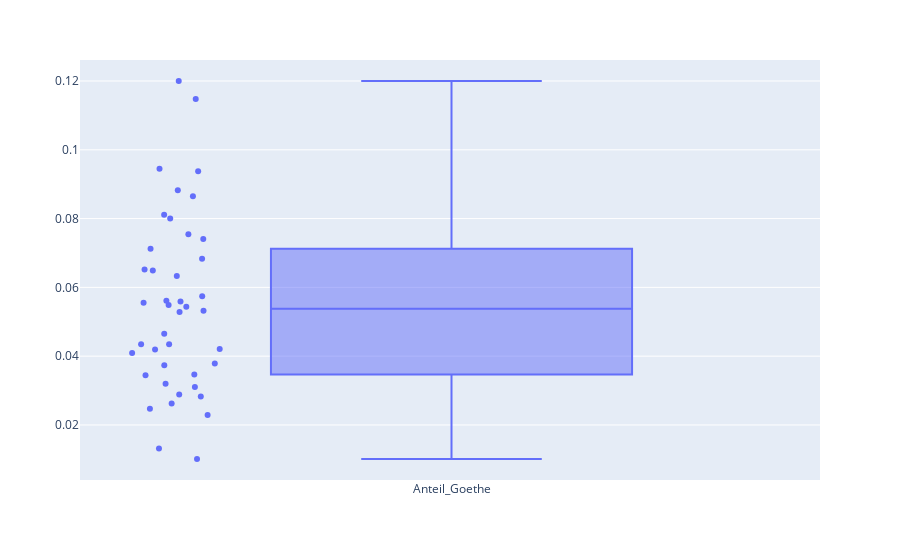

Notebook cell for this chart:
### Code cell
metrik = 'AnzahlZuLesen'

data_plot = pd.DataFrame()
for leseliste in leselisten:
    data_leseliste = data[data[leseliste] > 0].copy()
    data_leseliste['ListeAnzahlGenannt'] = 1
    data_leseliste['ListeAnzahlGenannt_normalisiert'] = 1/data_leseliste.shape[0]
    data_leseliste['ListeAnzahlZuLesen'] = data_leseliste[leseliste]
    data_leseliste['ListeAnzahlZuLesen_normalisiert'] = data_leseliste[leseliste]/data_leseliste[leseliste].sum()
    
    summe_alle = data_leseliste['Liste'+metrik].sum()
    summe_goethe = data_leseliste.query("Autor == 'Goethe, Johann Wolfgang'")['Liste'+metrik].sum()
    data_plot.at[leseliste, 'Anteil_Goethe'] = summe_goethe/summe_alle

data_plot = data_plot.sort_values(by = 'Anteil_Goethe', ascending=False)
px.box(
    data_plot,
    points = 'all',
    hover_name = data_plot.index,
    labels = {'value':'', 'variable':''}
)

### Figure 1 — Plotly figure (JSON) as saved in the notebook; plotly's stock layout.template omitted (floating-point values rounded to 4 significant figures)
{"data": [{"alignmentgroup": "True", "boxpoints": "all", "hovertemplate": "<b>%{hovertext}</b><br><br>=%{y}<extra></extra>", "hovertext": ["Stuttgart o.J.", "Luxemburg o.J.", "Passau o.J.", "Göttingen o.J.", "Osnabrück o.J.", "Heidelberg 2017", "Innsbruck o.J.", "Eichstätt-Ingolstadt 2007", "Mannheim o.J.", "Köln o.J.", "Würzburg 2003/04", "LA Aachen 2018", "Braunschweig o.J.", "Wuppertal 2015", "Lüneburg o.J.", "Leipzig o.J.", "Augsburg 2020", "Koblenz o.J.", "Aachen 2017/18", "München o.J.", "FU Berlin o.J.", "Frankfurt a.M. o.J.", "Würzburg 2019", "Graz 2021", "Karlsruhe o.J.", "Trier o.J.", "Bochum o.J.", "Tübingen o.J.", "Saarland 2007", "Salzburg o.J.", "Zürich 2013", "Stuttgart 2022", "Lausanne o.J.", "Dortmund o.J.", "Innsbruck 2023", "Gießen o.J.", "Hildesheim o.J.", "Magdeburg 2020", "Jena 2018", "Wien o.J.", "Potsdam 2022", "Oldenburg 2020"], "legendgroup": "", "marker": {"color": "#636efa"}, "name": "", "notched": false, "offsetgroup": "", "orientation": "v", "showlegend": false, "type": "box", "x": ["Anteil_Goethe", "Anteil_Goethe", "Anteil_Goethe", "Anteil_Goethe", "Anteil_Goethe", "Anteil_Goethe", "Anteil_Goethe", "Anteil_Goethe", "Anteil_Goethe", "Anteil_Goethe", "Anteil_Goethe", "Anteil_Goethe", "Anteil_Goethe", "Anteil_Goethe", "Anteil_Goethe", "Anteil_Goethe", "Anteil_Goethe", "Anteil_Goethe", "Anteil_Goethe", "Anteil_Goethe", "Anteil_Goethe", "Anteil_Goethe", "Anteil_Goethe", "Anteil_Goethe", "Anteil_Goethe", "Anteil_Goethe", "Anteil_Goethe", "Anteil_Goethe", "Anteil_Goethe", "Anteil_Goethe", "Anteil_Goethe", "Anteil_Goethe", "Anteil_Goethe", "Anteil_Goethe", "Anteil_Goethe", "Anteil_Goethe", "Anteil_Goethe", "Anteil_Goethe", "Anteil_Goethe", "Anteil_Goethe", "Anteil_Goethe", "Anteil_Goethe"], "x0": " ", "xaxis": "x", "y": [0.12, 0.1148, 0.09449, 0.09375, 0.08824, 0.08651, 0.08108, 0.08, 0.07547, 0.07407, 0.07125, 0.06833, 0.06517, 0.06489, 0.06329, 0.05743, 0.05607, 0.05587, 0.05554, 0.05489, 0.05439, 0.05319, 0.05286, 0.04651, 0.04348, 0.04346, 0.04211, 0.04196, 0.04092, 0.03788, 0.03734, 0.03465, 0.03443, 0.03198, 0.03102, 0.02885, 0.02825, 0.02624, 0.02473, 0.0229, 0.01316, 0.0101], "y0": " ", "yaxis": "y"}], "layout": {"boxmode": "group", "legend": {"tracegroupgap": 0}, "margin": {"t": 60}, "xaxis": {"anchor": "y", "domain": [0, 1], "title": {"text": ""}}, "yaxis": {"anchor": "x", "domain": [0, 1], "title": {"text": ""}}}}
